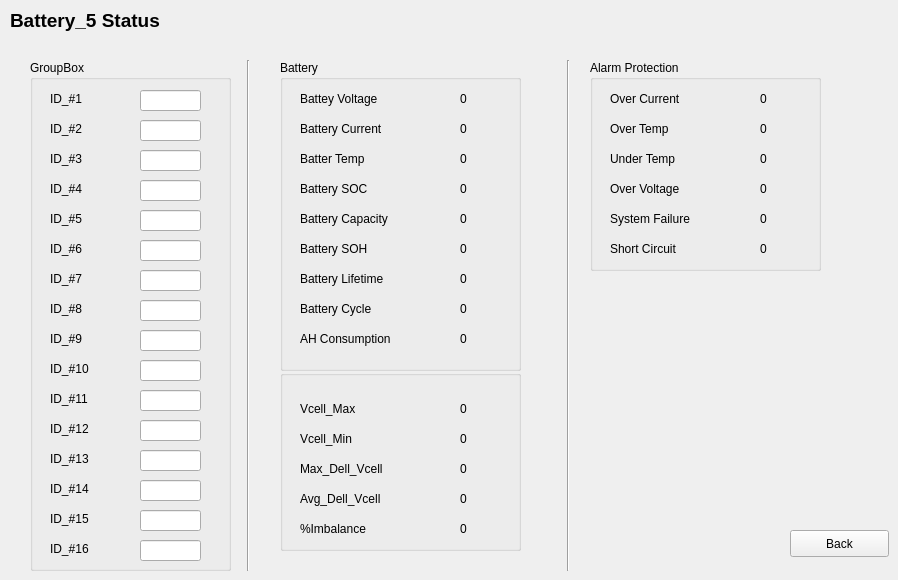
    <widget class="QWidget" name="page_6">
     <widget class="QPushButton" name="pushButton_6">
      <property name="geometry">
       <rect>
        <x>790</x>
        <y>530</y>
        <width>99</width>
        <height>27</height>
       </rect>
      </property>
      <property name="text">
       <string>Back</string>
      </property>
     </widget>
     <widget class="QLabel" name="label_201">
      <property name="geometry">
       <rect>
        <x>10</x>
        <y>10</y>
        <width>161</width>
        <height>21</height>
       </rect>
      </property>
      <property name="font">
       <font>
        <pointsize>14</pointsize>
        <weight>75</weight>
        <bold>true</bold>
       </font>
      </property>
      <property name="text">
       <string>Battery_5 Status</string>
      </property>
     </widget>
     <widget class="Line" name="line_10">
      <property name="geometry">
       <rect>
        <x>560</x>
        <y>60</y>
        <width>16</width>
        <height>511</height>
       </rect>
      </property>
      <property name="orientation">
       <enum>Qt::Vertical</enum>
      </property>
     </widget>
     <widget class="QGroupBox" name="groupBox_27">
      <property name="geometry">
       <rect>
        <x>30</x>
        <y>60</y>
        <width>201</width>
        <height>511</height>
       </rect>
      </property>
      <property name="title">
       <string>GroupBox</string>
      </property>
      <widget class="QLabel" name="label_207">
       <property name="geometry">
        <rect>
         <x>20</x>
         <y>30</y>
         <width>121</width>
         <height>17</height>
        </rect>
       </property>
       <property name="text">
        <string>ID_#1</string>
       </property>
      </widget>
      <widget class="QLabel" name="label_208">
       <property name="geometry">
        <rect>
         <x>20</x>
         <y>60</y>
         <width>101</width>
         <height>17</height>
        </rect>
       </property>
       <property name="text">
        <string>ID_#2</string>
       </property>
      </widget>
      <widget class="QLabel" name="label_209">
       <property name="geometry">
        <rect>
         <x>20</x>
         <y>90</y>
         <width>111</width>
         <height>17</height>
        </rect>
       </property>
       <property name="text">
        <string>ID_#3</string>
       </property>
      </widget>
      <widget class="QLabel" name="label_210">
       <property name="geometry">
        <rect>
         <x>20</x>
         <y>120</y>
         <width>111</width>
         <height>17</height>
        </rect>
       </property>
       <property name="text">
        <string>ID_#4</string>
       </property>
      </widget>
      <widget class="QLabel" name="label_211">
       <property name="geometry">
        <rect>
         <x>20</x>
         <y>150</y>
         <width>121</width>
         <height>17</height>
        </rect>
       </property>
       <property name="text">
        <string>ID_#5</string>
       </property>
      </widget>
      <widget class="QLabel" name="label_212">
       <property name="geometry">
        <rect>
         <x>20</x>
         <y>180</y>
         <width>121</width>
         <height>17</height>
        </rect>
       </property>
       <property name="text">
        <string>ID_#6</string>
       </property>
      </widget>
      <widget class="QLabel" name="label_213">
       <property name="geometry">
        <rect>
         <x>20</x>
         <y>210</y>
         <width>121</width>
         <height>17</height>
        </rect>
       </property>
       <property name="text">
        <string>ID_#7</string>
       </property>
      </widget>
      <widget class="QLabel" name="label_214">
       <property name="geometry">
        <rect>
         <x>20</x>
         <y>240</y>
         <width>121</width>
         <height>17</height>
        </rect>
       </property>
       <property name="text">
        <string>ID_#8</string>
       </property>
      </widget>
      <widget class="QLabel" name="label_215">
       <property name="geometry">
        <rect>
         <x>20</x>
         <y>270</y>
         <width>121</width>
         <height>17</height>
        </rect>
       </property>
       <property name="text">
        <string>ID_#9</string>
       </property>
      </widget>
      <widget class="QLabel" name="label_216">
       <property name="geometry">
        <rect>
         <x>20</x>
         <y>300</y>
         <width>121</width>
         <height>17</height>
        </rect>
       </property>
       <property name="text">
        <string>ID_#10</string>
       </property>
      </widget>
      <widget class="QLabel" name="label_217">
       <property name="geometry">
        <rect>
         <x>20</x>
         <y>330</y>
         <width>121</width>
         <height>17</height>
        </rect>
       </property>
       <property name="text">
        <string>ID_#11</string>
       </property>
      </widget>
      <widget class="QLabel" name="label_218">
       <property name="geometry">
        <rect>
         <x>20</x>
         <y>390</y>
         <width>121</width>
         <height>17</height>
        </rect>
       </property>
       <property name="text">
        <string>ID_#13</string>
       </property>
      </widget>
      <widget class="QLabel" name="label_219">
       <property name="geometry">
        <rect>
         <x>20</x>
         <y>360</y>
         <width>121</width>
         <height>17</height>
        </rect>
       </property>
       <property name="text">
        <string>ID_#12</string>
       </property>
      </widget>
      <widget class="QLabel" name="label_220">
       <property name="geometry">
        <rect>
         <x>20</x>
         <y>420</y>
         <width>121</width>
         <height>17</height>
        </rect>
       </property>
       <property name="text">
        <string>ID_#14</string>
       </property>
      </widget>
      <widget class="QLabel" name="label_221">
       <property name="geometry">
        <rect>
         <x>20</x>
         <y>450</y>
         <width>121</width>
         <height>17</height>
        </rect>
       </property>
       <property name="text">
        <string>ID_#15</string>
       </property>
      </widget>
      <widget class="QLabel" name="label_222">
       <property name="geometry">
        <rect>
         <x>20</x>
         <y>480</y>
         <width>121</width>
         <height>17</height>
        </rect>
       </property>
       <property name="text">
        <string>ID_#16</string>
       </property>
      </widget>
      <widget class="QLineEdit" name="bat_5_id_9">
       <property name="geometry">
        <rect>
         <x>110</x>
         <y>270</y>
         <width>61</width>
         <height>21</height>
        </rect>
       </property>
      </widget>
      <widget class="QLineEdit" name="bat_5_id_10">
       <property name="geometry">
        <rect>
         <x>110</x>
         <y>300</y>
         <width>61</width>
         <height>21</height>
        </rect>
       </property>
      </widget>
      <widget class="QLineEdit" name="bat_5_id_15">
       <property name="geometry">
        <rect>
         <x>110</x>
         <y>450</y>
         <width>61</width>
         <height>21</height>
        </rect>
       </property>
      </widget>
      <widget class="QLineEdit" name="bat_5_id_6">
       <property name="geometry">
        <rect>
         <x>110</x>
         <y>180</y>
         <width>61</width>
         <height>21</height>
        </rect>
       </property>
      </widget>
      <widget class="QLineEdit" name="bat_5_id_8">
       <property name="geometry">
        <rect>
         <x>110</x>
         <y>240</y>
         <width>61</width>
         <height>21</height>
        </rect>
       </property>
      </widget>
      <widget class="QLineEdit" name="bat_5_id_5">
       <property name="geometry">
        <rect>
         <x>110</x>
         <y>150</y>
         <width>61</width>
         <height>21</height>
        </rect>
       </property>
      </widget>
      <widget class="QLineEdit" name="bat_5_id_16">
       <property name="geometry">
        <rect>
         <x>110</x>
         <y>480</y>
         <width>61</width>
         <height>21</height>
        </rect>
       </property>
      </widget>
      <widget class="QLineEdit" name="bat_5_id_11">
       <property name="geometry">
        <rect>
         <x>110</x>
         <y>330</y>
         <width>61</width>
         <height>21</height>
        </rect>
       </property>
      </widget>
      <widget class="QLineEdit" name="bat_5_id_12">
       <property name="geometry">
        <rect>
         <x>110</x>
         <y>360</y>
         <width>61</width>
         <height>21</height>
        </rect>
       </property>
      </widget>
      <widget class="QLineEdit" name="bat_5_id_1">
       <property name="geometry">
        <rect>
         <x>110</x>
         <y>30</y>
         <width>61</width>
         <height>21</height>
        </rect>
       </property>
      </widget>
      <widget class="QLineEdit" name="bat_5_id_13">
       <property name="geometry">
        <rect>
         <x>110</x>
         <y>390</y>
         <width>61</width>
         <height>21</height>
        </rect>
       </property>
      </widget>
      <widget class="QLineEdit" name="bat_5_id_2">
       <property name="geometry">
        <rect>
         <x>110</x>
         <y>60</y>
         <width>61</width>
         <height>21</height>
        </rect>
       </property>
      </widget>
      <widget class="QLineEdit" name="bat_5_id_14">
       <property name="geometry">
        <rect>
         <x>110</x>
         <y>420</y>
         <width>61</width>
         <height>21</height>
        </rect>
       </property>
      </widget>
      <widget class="QLineEdit" name="bat_5_id_4">
       <property name="geometry">
        <rect>
         <x>110</x>
         <y>120</y>
         <width>61</width>
         <height>21</height>
        </rect>
       </property>
      </widget>
      <widget class="QLineEdit" name="bat_5_id_3">
       <property name="geometry">
        <rect>
         <x>110</x>
         <y>90</y>
         <width>61</width>
         <height>21</height>
        </rect>
       </property>
      </widget>
      <widget class="QLineEdit" name="bat_5_id_7">
       <property name="geometry">
        <rect>
         <x>110</x>
         <y>210</y>
         <width>61</width>
         <height>21</height>
        </rect>
       </property>
      </widget>
     </widget>
     <widget class="Line" name="line_11">
      <property name="geometry">
       <rect>
        <x>240</x>
        <y>60</y>
        <width>16</width>
        <height>511</height>
       </rect>
      </property>
      <property name="orientation">
       <enum>Qt::Vertical</enum>
      </property>
     </widget>
     <widget class="QGroupBox" name="groupBox_47">
      <property name="geometry">
       <rect>
        <x>280</x>
        <y>370</y>
        <width>241</width>
        <height>181</height>
       </rect>
      </property>
      <property name="title">
       <string/>
      </property>
      <widget class="QLabel" name="label_348">
       <property name="geometry">
        <rect>
         <x>20</x>
         <y>30</y>
         <width>121</width>
         <height>17</height>
        </rect>
       </property>
       <property name="text">
        <string>Vcell_Max</string>
       </property>
      </widget>
      <widget class="QLabel" name="label_460">
       <property name="geometry">
        <rect>
         <x>20</x>
         <y>60</y>
         <width>101</width>
         <height>17</height>
        </rect>
       </property>
       <property name="text">
        <string>Vcell_Min</string>
       </property>
      </widget>
      <widget class="QLabel" name="label_461">
       <property name="geometry">
        <rect>
         <x>20</x>
         <y>90</y>
         <width>111</width>
         <height>17</height>
        </rect>
       </property>
       <property name="text">
        <string>Max_Dell_Vcell</string>
       </property>
      </widget>
      <widget class="QLabel" name="label_462">
       <property name="geometry">
        <rect>
         <x>20</x>
         <y>120</y>
         <width>111</width>
         <height>17</height>
        </rect>
       </property>
       <property name="text">
        <string>Avg_Dell_Vcell</string>
       </property>
      </widget>
      <widget class="QLabel" name="label_463">
       <property name="geometry">
        <rect>
         <x>20</x>
         <y>150</y>
         <width>121</width>
         <height>17</height>
        </rect>
       </property>
       <property name="text">
        <string>%Imbalance</string>
       </property>
      </widget>
      <widget class="QLabel" name="bat_5_vcell_max">
       <property name="geometry">
        <rect>
         <x>180</x>
         <y>30</y>
         <width>41</width>
         <height>17</height>
        </rect>
       </property>
       <property name="text">
        <string>0</string>
       </property>
      </widget>
      <widget class="QLabel" name="bat_5_vcell_min">
       <property name="geometry">
        <rect>
         <x>180</x>
         <y>60</y>
         <width>41</width>
         <height>17</height>
        </rect>
       </property>
       <property name="text">
        <string>0</string>
       </property>
      </widget>
      <widget class="QLabel" name="bat_5_avg_dell_vcell">
       <property name="geometry">
        <rect>
         <x>180</x>
         <y>120</y>
         <width>41</width>
         <height>17</height>
        </rect>
       </property>
       <property name="text">
        <string>0</string>
       </property>
      </widget>
      <widget class="QLabel" name="bat_5_imbalance">
       <property name="geometry">
        <rect>
         <x>180</x>
         <y>150</y>
         <width>41</width>
         <height>17</height>
        </rect>
       </property>
       <property name="text">
        <string>0</string>
       </property>
      </widget>
      <widget class="QLabel" name="bat_5_max_dell_vcell">
       <property name="geometry">
        <rect>
         <x>180</x>
         <y>90</y>
         <width>41</width>
         <height>17</height>
        </rect>
       </property>
       <property name="text">
        <string>0</string>
       </property>
      </widget>
     </widget>
     <widget class="QGroupBox" name="groupBox_45">
      <property name="geometry">
       <rect>
        <x>590</x>
        <y>60</y>
        <width>231</width>
        <height>211</height>
       </rect>
      </property>
      <property name="title">
       <string>Alarm Protection</string>
      </property>
      <widget class="QLabel" name="label_333">
       <property name="geometry">
        <rect>
         <x>20</x>
         <y>30</y>
         <width>121</width>
         <height>17</height>
        </rect>
       </property>
       <property name="text">
        <string>Over Current</string>
       </property>
      </widget>
      <widget class="QLabel" name="label_334">
       <property name="geometry">
        <rect>
         <x>20</x>
         <y>60</y>
         <width>101</width>
         <height>17</height>
        </rect>
       </property>
       <property name="text">
        <string>Over Temp</string>
       </property>
      </widget>
      <widget class="QLabel" name="label_335">
       <property name="geometry">
        <rect>
         <x>20</x>
         <y>90</y>
         <width>111</width>
         <height>17</height>
        </rect>
       </property>
       <property name="text">
        <string>Under Temp</string>
       </property>
      </widget>
      <widget class="QLabel" name="label_336">
       <property name="geometry">
        <rect>
         <x>20</x>
         <y>120</y>
         <width>111</width>
         <height>17</height>
        </rect>
       </property>
       <property name="text">
        <string>Over Voltage</string>
       </property>
      </widget>
      <widget class="QLabel" name="label_337">
       <property name="geometry">
        <rect>
         <x>20</x>
         <y>150</y>
         <width>121</width>
         <height>17</height>
        </rect>
       </property>
       <property name="text">
        <string>System Failure</string>
       </property>
      </widget>
      <widget class="QLabel" name="label_338">
       <property name="geometry">
        <rect>
         <x>20</x>
         <y>180</y>
         <width>121</width>
         <height>17</height>
        </rect>
       </property>
       <property name="text">
        <string>Short Circuit</string>
       </property>
      </widget>
      <widget class="QLabel" name="bat_5_over_temp">
       <property name="geometry">
        <rect>
         <x>170</x>
         <y>60</y>
         <width>41</width>
         <height>17</height>
        </rect>
       </property>
       <property name="text">
        <string>0</string>
       </property>
      </widget>
      <widget class="QLabel" name="bat_5_under_temp">
       <property name="geometry">
        <rect>
         <x>170</x>
         <y>90</y>
         <width>41</width>
         <height>17</height>
        </rect>
       </property>
       <property name="text">
        <string>0</string>
       </property>
      </widget>
      <widget class="QLabel" name="bat_5_system_failure">
       <property name="geometry">
        <rect>
         <x>170</x>
         <y>150</y>
         <width>41</width>
         <height>17</height>
        </rect>
       </property>
       <property name="text">
        <string>0</string>
       </property>
      </widget>
      <widget class="QLabel" name="bat_5_short_circuit">
       <property name="geometry">
        <rect>
         <x>170</x>
         <y>180</y>
         <width>41</width>
         <height>17</height>
        </rect>
       </property>
       <property name="text">
        <string>0</string>
       </property>
      </widget>
      <widget class="QLabel" name="bat_5_over_current">
       <property name="geometry">
        <rect>
         <x>170</x>
         <y>30</y>
         <width>41</width>
         <height>17</height>
        </rect>
       </property>
       <property name="text">
        <string>0</string>
       </property>
      </widget>
      <widget class="QLabel" name="bat_5_over_voltage">
       <property name="geometry">
        <rect>
         <x>170</x>
         <y>120</y>
         <width>41</width>
         <height>17</height>
        </rect>
       </property>
       <property name="text">
        <string>0</string>
       </property>
      </widget>
     </widget>
     <widget class="QGroupBox" name="groupBox_46">
      <property name="geometry">
       <rect>
        <x>280</x>
        <y>60</y>
        <width>241</width>
        <height>311</height>
       </rect>
      </property>
      <property name="title">
       <string>Battery</string>
      </property>
      <widget class="QLabel" name="label_339">
       <property name="geometry">
        <rect>
         <x>20</x>
         <y>30</y>
         <width>121</width>
         <height>17</height>
        </rect>
       </property>
       <property name="text">
        <string>Battey Voltage</string>
       </property>
      </widget>
      <widget class="QLabel" name="label_340">
       <property name="geometry">
        <rect>
         <x>20</x>
         <y>60</y>
         <width>141</width>
         <height>17</height>
        </rect>
       </property>
       <property name="text">
        <string>Battery Current</string>
       </property>
      </widget>
      <widget class="QLabel" name="label_341">
       <property name="geometry">
        <rect>
         <x>20</x>
         <y>90</y>
         <width>111</width>
         <height>17</height>
        </rect>
       </property>
       <property name="text">
        <string>Batter Temp</string>
       </property>
      </widget>
      <widget class="QLabel" name="label_342">
       <property name="geometry">
        <rect>
         <x>20</x>
         <y>120</y>
         <width>111</width>
         <height>17</height>
        </rect>
       </property>
       <property name="text">
        <string>Battery SOC</string>
       </property>
      </widget>
      <widget class="QLabel" name="label_343">
       <property name="geometry">
        <rect>
         <x>20</x>
         <y>150</y>
         <width>141</width>
         <height>17</height>
        </rect>
       </property>
       <property name="text">
        <string>Battery Capacity</string>
       </property>
      </widget>
      <widget class="QLabel" name="label_344">
       <property name="geometry">
        <rect>
         <x>20</x>
         <y>180</y>
         <width>141</width>
         <height>17</height>
        </rect>
       </property>
       <property name="text">
        <string>Battery SOH</string>
       </property>
      </widget>
      <widget class="QLabel" name="label_345">
       <property name="geometry">
        <rect>
         <x>20</x>
         <y>210</y>
         <width>141</width>
         <height>17</height>
        </rect>
       </property>
       <property name="text">
        <string>Battery Lifetime</string>
       </property>
      </widget>
      <widget class="QLabel" name="label_346">
       <property name="geometry">
        <rect>
         <x>20</x>
         <y>240</y>
         <width>141</width>
         <height>17</height>
        </rect>
       </property>
       <property name="text">
        <string>Battery Cycle</string>
       </property>
      </widget>
      <widget class="QLabel" name="label_347">
       <property name="geometry">
        <rect>
         <x>20</x>
         <y>270</y>
         <width>141</width>
         <height>17</height>
        </rect>
       </property>
       <property name="text">
        <string>AH Consumption</string>
       </property>
      </widget>
      <widget class="QLabel" name="bat_5_current">
       <property name="geometry">
        <rect>
         <x>180</x>
         <y>60</y>
         <width>41</width>
         <height>17</height>
        </rect>
       </property>
       <property name="text">
        <string>0</string>
       </property>
      </widget>
      <widget class="QLabel" name="bat_5_temp">
       <property name="geometry">
        <rect>
         <x>180</x>
         <y>90</y>
         <width>41</width>
         <height>17</height>
        </rect>
       </property>
       <property name="text">
        <string>0</string>
       </property>
      </widget>
      <widget class="QLabel" name="bat_5_capacity">
       <property name="geometry">
        <rect>
         <x>180</x>
         <y>150</y>
         <width>41</width>
         <height>17</height>
        </rect>
       </property>
       <property name="text">
        <string>0</string>
       </property>
      </widget>
      <widget class="QLabel" name="bat_5_soh">
       <property name="geometry">
        <rect>
         <x>180</x>
         <y>180</y>
         <width>41</width>
         <height>17</height>
        </rect>
       </property>
       <property name="text">
        <string>0</string>
       </property>
      </widget>
      <widget class="QLabel" name="bat_5_voltage">
       <property name="geometry">
        <rect>
         <x>180</x>
         <y>30</y>
         <width>41</width>
         <height>17</height>
        </rect>
       </property>
       <property name="text">
        <string>0</string>
       </property>
      </widget>
      <widget class="QLabel" name="bat_5_soc">
       <property name="geometry">
        <rect>
         <x>180</x>
         <y>120</y>
         <width>41</width>
         <height>17</height>
        </rect>
       </property>
       <property name="text">
        <string>0</string>
       </property>
      </widget>
      <widget class="QLabel" name="bat_5_cycle">
       <property name="geometry">
        <rect>
         <x>180</x>
         <y>240</y>
         <width>41</width>
         <height>17</height>
        </rect>
       </property>
       <property name="text">
        <string>0</string>
       </property>
      </widget>
      <widget class="QLabel" name="bat_5_consumption">
       <property name="geometry">
        <rect>
         <x>180</x>
         <y>270</y>
         <width>41</width>
         <height>17</height>
        </rect>
       </property>
       <property name="text">
        <string>0</string>
       </property>
      </widget>
      <widget class="QLabel" name="bat_5_lifetime">
       <property name="geometry">
        <rect>
         <x>180</x>
         <y>210</y>
         <width>41</width>
         <height>17</height>
        </rect>
       </property>
       <property name="text">
        <string>0</string>
       </property>
      </widget>
     </widget>
    </widget>
